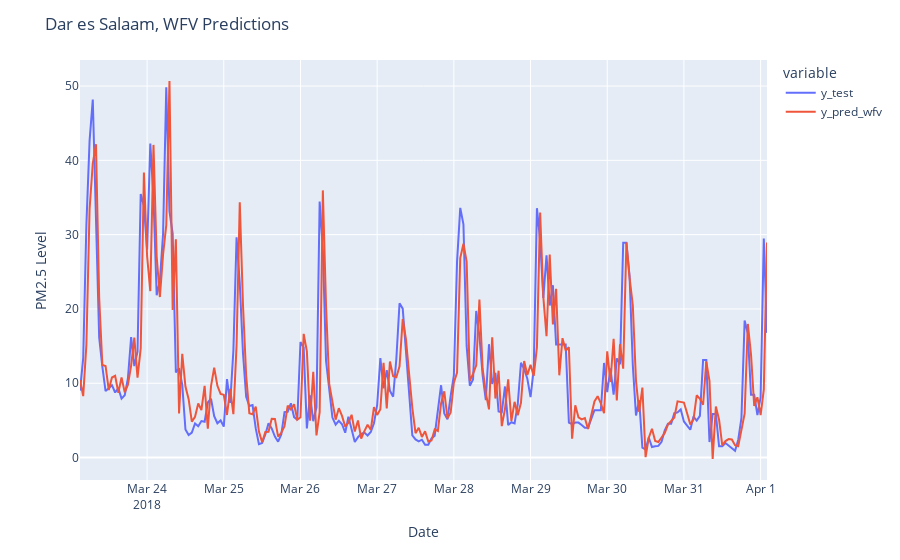

Write notebook code for a chart like this one.
### Markdown cell above
Plots <code>df_pred_test</code> using plotly express:

### Code cell
df_pred_test = pd.DataFrame({"y_test": y_test, "y_pred_wfv": y_pred_wfv}, index=y_test.index)
fig = px.line(df_pred_test)
fig.update_layout(
    title="Dar es Salaam, WFV Predictions",
    xaxis_title="Date",
    yaxis_title="PM2.5 Level",
);

fig.update_layout()
fig.show()

### Figure 1 — Plotly figure (JSON) as saved in the notebook; plotly's stock layout.template omitted (floating-point values rounded to 4 significant figures; data arrays with more than 128 entries replaced by an {"elided": "..."} marker saying what was removed)
{"data": [{"hovertemplate": "variable=y_test<br>timestamp=%{x}<br>value=%{y}<extra></extra>", "legendgroup": "y_test", "line": {"color": "#636efa", "dash": "solid"}, "marker": {"symbol": "circle"}, "mode": "lines", "name": "y_test", "orientation": "v", "showlegend": true, "type": "scatter", "x": {"elided": "216 str values"}, "xaxis": "x", "y": {"elided": "216 float values"}, "yaxis": "y"}, {"hovertemplate": "variable=y_pred_wfv<br>timestamp=%{x}<br>value=%{y}<extra></extra>", "legendgroup": "y_pred_wfv", "line": {"color": "#EF553B", "dash": "solid"}, "marker": {"symbol": "circle"}, "mode": "lines", "name": "y_pred_wfv", "orientation": "v", "showlegend": true, "type": "scatter", "x": {"elided": "216 str values"}, "xaxis": "x", "y": {"elided": "216 float values"}, "yaxis": "y"}], "layout": {"legend": {"title": {"text": "variable"}, "tracegroupgap": 0}, "margin": {"t": 60}, "title": {"text": "Dar es Salaam, WFV Predictions"}, "xaxis": {"anchor": "y", "domain": [0, 1], "title": {"text": "Date"}}, "yaxis": {"anchor": "x", "domain": [0, 1], "title": {"text": "PM2.5 Level"}}}}
